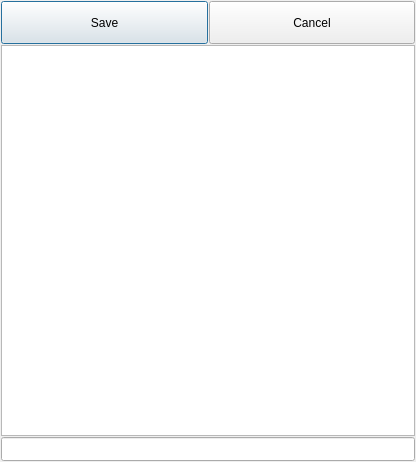
<?xml version="1.0" encoding="UTF-8"?>
<ui version="4.0">
 <author>Bernd Stramm &lt;bernd.stramm@gmail.com&gt;</author>
 <class>ConfigEdit</class>
 <widget class="QDialog" name="ConfigEdit">
  <property name="geometry">
   <rect>
    <x>0</x>
    <y>0</y>
    <width>416</width>
    <height>462</height>
   </rect>
  </property>
  <property name="sizePolicy">
   <sizepolicy hsizetype="Preferred" vsizetype="Preferred">
    <horstretch>10</horstretch>
    <verstretch>0</verstretch>
   </sizepolicy>
  </property>
  <property name="windowTitle">
   <string>Preference Settings</string>
  </property>
  <property name="windowIcon">
   <iconset>
    <normaloff>:/dchatlogo.png</normaloff>:/dchatlogo.png</iconset>
  </property>
  <property name="modal">
   <bool>false</bool>
  </property>
  <layout class="QGridLayout" name="gridLayout">
   <item row="4" column="0">
    <widget class="QTreeView" name="configView">
     <property name="sizePolicy">
      <sizepolicy hsizetype="Expanding" vsizetype="Expanding">
       <horstretch>10</horstretch>
       <verstretch>20</verstretch>
      </sizepolicy>
     </property>
     <attribute name="headerVisible">
      <bool>true</bool>
     </attribute>
    </widget>
   </item>
   <item row="5" column="0">
    <widget class="QLineEdit" name="fileName">
     <property name="sizePolicy">
      <sizepolicy hsizetype="Expanding" vsizetype="MinimumExpanding">
       <horstretch>10</horstretch>
       <verstretch>1</verstretch>
      </sizepolicy>
     </property>
     <property name="minimumSize">
      <size>
       <width>0</width>
       <height>24</height>
      </size>
     </property>
     <property name="readOnly">
      <bool>true</bool>
     </property>
    </widget>
   </item>
   <item row="3" column="0">
    <layout class="QHBoxLayout" name="horizontalLayout">
     <item>
      <widget class="QPushButton" name="saveButton">
       <property name="sizePolicy">
        <sizepolicy hsizetype="Minimum" vsizetype="Fixed">
         <horstretch>10</horstretch>
         <verstretch>0</verstretch>
        </sizepolicy>
       </property>
       <property name="minimumSize">
        <size>
         <width>0</width>
         <height>43</height>
        </size>
       </property>
       <property name="text">
        <string>Save</string>
       </property>
       <property name="icon">
        <iconset resource="../arado.qrc">
         <normaloff>:/images/filesaveas.png</normaloff>:/images/filesaveas.png</iconset>
       </property>
       <property name="iconSize">
        <size>
         <width>32</width>
         <height>32</height>
        </size>
       </property>
      </widget>
     </item>
     <item>
      <widget class="QPushButton" name="cancelButton">
       <property name="sizePolicy">
        <sizepolicy hsizetype="Minimum" vsizetype="Fixed">
         <horstretch>10</horstretch>
         <verstretch>0</verstretch>
        </sizepolicy>
       </property>
       <property name="minimumSize">
        <size>
         <width>0</width>
         <height>43</height>
        </size>
       </property>
       <property name="text">
        <string>Cancel</string>
       </property>
       <property name="icon">
        <iconset resource="../arado.qrc">
         <normaloff>:/images/back.png</normaloff>:/images/back.png</iconset>
       </property>
       <property name="iconSize">
        <size>
         <width>32</width>
         <height>32</height>
        </size>
       </property>
      </widget>
     </item>
    </layout>
   </item>
  </layout>
 </widget>
 <layoutdefault spacing="1" margin="1"/>
 <resources>
  <include location="../arado.qrc"/>
 </resources>
 <connections/>
</ui>
